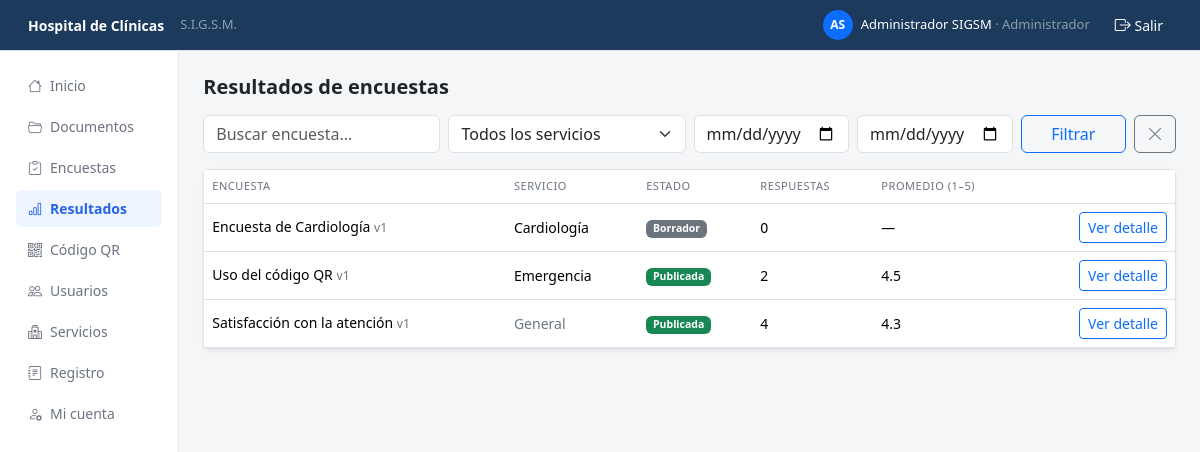
The app's page /presentacion/resultados.php (signed in) with its own data.
### tables this page shows
CREATE TABLE encuesta (
    id             INT AUTO_INCREMENT PRIMARY KEY,
    titulo         VARCHAR(120) NOT NULL,
    descripcion    VARCHAR(300) NULL,
    estado         ENUM('borrador','publicada','cerrada') NOT NULL DEFAULT 'borrador',
    version        INT NOT NULL DEFAULT 1,
    fecha_creacion DATETIME NOT NULL,
    activo         TINYINT(1) NOT NULL DEFAULT 1,
    id_categoria   INT NULL,                   
    id_categoria_encuesta INT NULL,            
    id_origen      INT NULL,
    id_usuario     INT NOT NULL,               
    FOREIGN KEY (id_categoria) REFERENCES categoria(id),
    FOREIGN KEY (id_categoria_encuesta) REFERENCES categoria_encuesta(id),
    FOREIGN KEY (id_origen)    REFERENCES encuesta(id),
    FOREIGN KEY (id_usuario)   REFERENCES usuario(id)
);

CREATE TABLE categoria (
    id     INT AUTO_INCREMENT PRIMARY KEY,
    nombre VARCHAR(80) NOT NULL UNIQUE,
    activo TINYINT(1) NOT NULL DEFAULT 1
);

### negocio/sesion.php (called while the page is built, shortened)
<?php
function e($texto) {
    return htmlspecialchars((string) $texto, ENT_QUOTES, 'UTF-8');
}

### negocio/ayudas.php (called while the page is built, shortened)
<?php
function fechaDeFiltro($texto) {
    $texto = trim((string) $texto);
    $fecha = DateTime::createFromFormat('Y-m-d', $texto);
    return ($fecha && $fecha->format('Y-m-d') === $texto) ? $texto : '';
}
function enteroPositivo($valor) {
    return (is_string($valor) && ctype_digit($valor)) ? (int) $valor : 0;
}

### datos/Resultado.php (called while the page is built, shortened)
<?php
class Resultado {
    private $pdo;
    public function __construct($pdo) {
        $this->pdo = $pdo;
    }
    private function fechas($desde, $hasta) {
        $sql = '';
        $valores = [];
        return [$sql, $valores];
    }
    public function resumenEncuestas($buscar, $idCategoria, $desde, $hasta) {
        list($fechas, $valoresFechas) = $this->fechas($desde, $hasta);
        $sql = "SELECT e.id, e.titulo, e.estado, e.version, c.nombre AS servicio,
                       (SELECT COUNT(*) FROM envio v WHERE v.id_encuesta = e.id" . $fechas . ") AS envios,
                       (SELECT AVG(r.valor_escala) FROM respuesta r JOIN envio v ON v.id = r.id_envio
                        WHERE v.id_encuesta = e.id AND r.valor_escala IS NOT NULL" . $fechas . ") AS promedio
                FROM encuesta e
                LEFT JOIN categoria c ON c.id = e.id_categoria
                WHERE e.activo = 1";
        $valores = array_merge($valoresFechas, $valoresFechas);
        $sql .= " ORDER BY e.id DESC";
        $stmt = $this->pdo->prepare($sql);
        $stmt->execute($valores);
        $filas = $stmt->fetchAll();
        foreach ($filas as $i => $fila) {
            $filas[$i]['promedio'] = $fila['promedio'] !== null ? round((float) $fila['promedio'], 1) : null;
        }
        return $filas;
    }
}

### presentacion/resultados.php (the view, shortened to what this page needs)
<?php
require_once __DIR__ . '/_vista.php';
require_once __DIR__ . '/../datos/Encuesta.php';
require_once __DIR__ . '/../datos/Resultado.php';
$buscar = trim($_GET['q'] ?? '');
$servicioPedido = $_GET['servicio'] ?? '';
$idCat  = $servicioPedido === 'general' ? 'general' : (enteroPositivo($servicioPedido) ? (string) enteroPositivo($servicioPedido) : '');
$desde  = fechaDeFiltro($_GET['desde'] ?? '');
$hasta  = fechaDeFiltro($_GET['hasta'] ?? '');
$idEnc  = enteroPositivo($_GET['encuesta'] ?? '');
$pagTexto = max(1, enteroPositivo($_GET['ptexto'] ?? '1'));
$servicios = []; $resumen = []; $enc = false; $detalle = null;
try {
    $pdo = (new Conexion())->getConexion();
    $modelo = new Resultado($pdo);
    if ($enc) {
        $detalle = $modelo->detalle($idEnc, $desde, $hasta, $pagTexto, 10);
    } else {
        $resumen = $modelo->resumenEncuestas($buscar, $idCat, $desde, $hasta);
    }
} catch (PDOException $e) {
    error_log('Error en resultados: ' . $e->getMessage());
    guardarMensaje('No se pudieron leer los resultados.', 'danger');
}
require __DIR__ . '/_cabecera.php';
?>
<h5 class="fw-semibold mb-3">Resultados de encuestas</h5>
<form method="GET" class="row g-2 mb-3">
    <?php if ($enc): ?>
        <input type="hidden" name="encuesta" value="<?= (int) $enc['id'] ?>">
    <?php else: ?>
        <div class="col-12 col-md-3"><input type="search" name="q" value="<?= e($buscar) ?>" class="form-control" placeholder="Buscar encuesta..." maxlength="100"></div>
        <div class="col-12 col-md-3">
            <select name="servicio" class="form-select">
                <option value="">Todos los servicios</option>
            </select>
        </div>
    <?php endif; ?>
    <div class="col-6 col-md-2"><input type="date" name="desde" value="<?= e($desde) ?>" class="form-control" title="Desde"></div>
    <div class="col-6 col-md-2"><input type="date" name="hasta" value="<?= e($hasta) ?>" class="form-control" title="Hasta"></div>
    <div class="col-12 col-md-2 d-flex gap-2">
        <button class="btn btn-outline-primary flex-fill">Filtrar</button>
        <a href="<?= $enc ? 'resultados.php?encuesta=' . (int) $enc['id'] : 'resultados.php' ?>" class="btn btn-outline-secondary" title="Limpiar"><i class="bi bi-x-lg"></i></a>
    </div>
</form>
<?php if (!$enc): ?>
    <div class="card border shadow-sm"><div class="table-responsive">
    <table class="table table-hover mb-0">
        <thead><tr><th>Encuesta</th><th>Servicio</th><th>Estado</th><th>Respuestas</th><th>Promedio (1–5)</th><th></th></tr></thead>
        <tbody>
        <?php foreach ($resumen as $r): ?>
            <tr>
                <td><?= e($r['titulo']) ?> <span class="text-secondary small">v<?= (int) $r['version'] ?></span></td>
                <td><?= $r['servicio'] ? e($r['servicio']) : '<span class="text-secondary">General</span>' ?></td>
                <td><?= etiquetaEstado($r['estado']) ?></td>
                <td><?= (int) $r['envios'] ?></td>
                <td><?= $r['promedio'] !== null ? e($r['promedio']) : '—' ?></td>
                <td class="text-end"><a class="btn btn-sm btn-outline-primary" href="<?= e(urlCon(['encuesta' => $r['id']])) ?>">Ver detalle</a></td>
            </tr>
        <?php endforeach; ?>
        </tbody>
    </table></div></div>
<?php endif; ?>
<?php require __DIR__ . '/_pie.php'; ?>

### presentacion/_vista.php (shortened to what this page needs)
<?php
require_once __DIR__ . '/../negocio/sesion.php';
require_once __DIR__ . '/../negocio/ayudas.php';
function urlCon($cambios, $base = null) {
    $parametros = array_merge($_GET, $cambios);
    $parametros = array_filter($parametros, function ($v) { return $v !== '' && $v !== null; });
    $pagina = $base ?? basename($_SERVER['SCRIPT_NAME']);
    return $pagina . ($parametros ? '?' . http_build_query($parametros) : '');
}
function etiquetaEstado($estado) {
    $colores = ['borrador' => 'secondary', 'publicada' => 'success', 'cerrada' => 'dark'];
    return '<span class="badge bg-' . ($colores[$estado] ?? 'secondary') . '">' . e(ucfirst($estado)) . '</span>';
}

### presentacion/_cabecera.php (style rules this page uses)
body { background-color: #F5F6F8; }
.table th { font-size:11px; text-transform:uppercase; letter-spacing:0.05em; color:#6B7280; font-weight:500; }
.table td { font-size:14px; vertical-align:middle; }

### records on screen
encuesta: titulo "Encuesta de Cardiología", version "1", id_categoria.nombre "Cardiología", estado "Borrador", envios "0"
encuesta: titulo "Uso del código QR", version "1", id_categoria.nombre "Emergencia", estado "Publicada", envios "2", promedio "4.5"
encuesta: titulo "Satisfacción con la atención", version "1", shows "General", estado "Publicada", envios "4", promedio "4.3"

### other values on screen
$iniciales "AS"
$nombreUsuario "Administrador SIGSM"
$nombreRol "Administrador"
$item[2] "Inicio"
$item[2] "Documentos"
$item[2] "Encuestas"
$item[2] "Resultados"
$item[2] "Código QR"
$item[2] "Usuarios"
$item[2] "Servicios"
$item[2] "Registro"
$item[2] "Mi cuenta"
